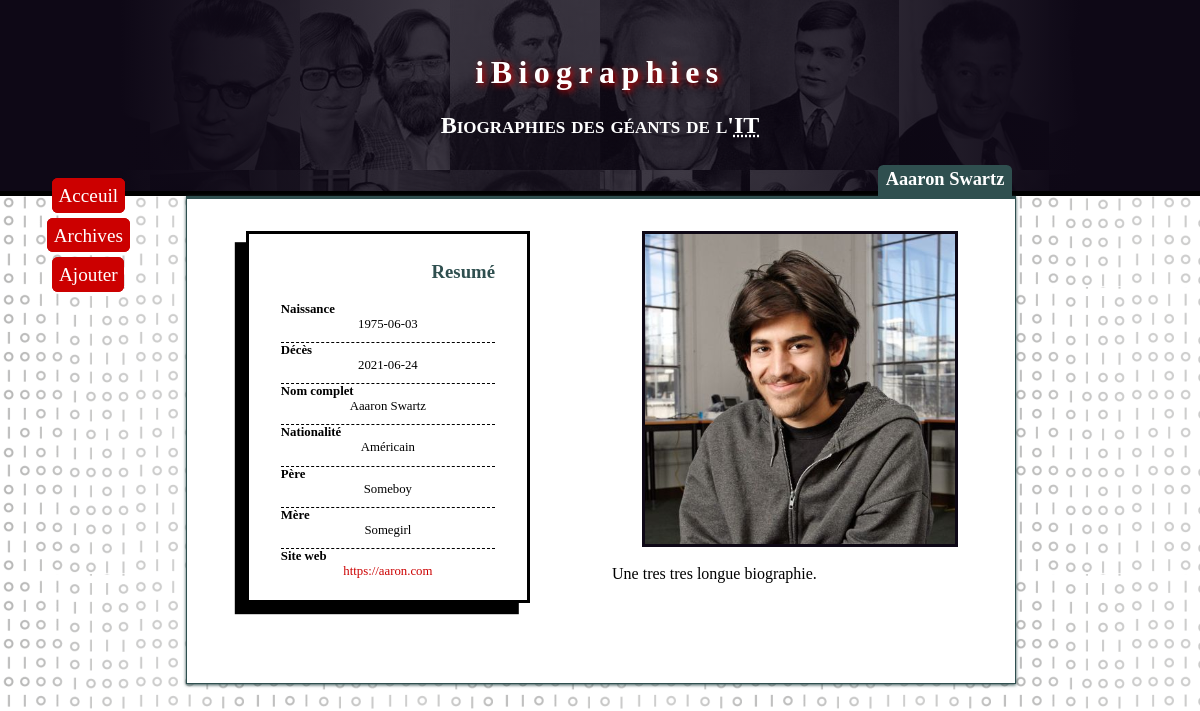
The app's page /biography/8 with its own data.
### tables this page shows
CREATE TABLE personnage (
    id INTEGER PRIMARY KEY AUTOINCREMENT,
    fullname TEXT NOT NULL,
    nationality TEXT NOT NULL,
    long_bio TEXT NOT NULL,
    short_description NOT NULL,
    birthdate,
    deathdate,
    pictureUrl,
    father,
    mother,
    website
);

### app.py (the view)
@app.route('/biography/<int:id>')
def biography(id):
    query = "SELECT * FROM personnage where id = ?"
    results = queryExecution('database.db', query, (id,))
    return render_template('biography.html', results=results)

### app.py (called while the page is built)
def queryExecution(database, query, datas):
    db = sqlite3.connect(database)
    cur = db.cursor()
    cur.execute(query, datas)
    db.commit()
    return cur.fetchall()

### templates/biography.html (shortened to what this page needs)
{% extends 'base.html' %}
{% block body %}
<h2>{{ results[0][1] }}</h2>
<img src="{{ url_for('static', filename='images/' + results[0][7]) }}" alt="404">
<div class="short-bio">
    <h3>Resumé</h3>
    <dl>
        <dt>Naissance</dt> <dd>{{ results[0][5] }}</dd>
        <dt>Décès</dt> <dd>{{ results[0][6] }}</dd>
        <dt>Nom complet</dt> <dd>{{ results[0][1] }}</dd>
        <dt>Nationalité</dt> <dd>{{ results[0][2] }}</dd>
        <dt>Père</dt> <dd>{{ results[0][8] }}</dd>
        <dt>Mère</dt> <dd>{{ results[0][9] }}</dd>
        <dt>Site web</dt> <dd><a href="{{ results[0][10] }}}">{{ results[0][10] }}</a></dd>
    </dl>
</div>
<div class="long-bio">
    {{ results[0][3] }}
</div>
{% endblock %}

### static/style.css (style rules this page uses)
body { font-family: "Quicksand"; }
body { background-image: linear-gradient(rgba(100, 100, 100, .1), rgba(100,100,100,.1)), url(images/bg.png); background-image: url(images/bg.png); font-size: 100%; }
.page_content h2 { position: absolute; background-color: #2f4f4f; border-radius: .3em .3em 0 0; padding: .4em; padding-top: .2em; color: white; top: -2.7em; right: .2em; font-size: 1.15em; }
.page_content > img { border: #0e0816 solid; position: relative; right: -4em; }
.page_content a { color: #c00; text-decoration: none; font-family: Ubuntu; }
.short-bio { float: left; border: black solid; box-shadow: -.7em .7em black; box-sizing: border-box; width: 40%; padding: .5em 2em; margin-right: 3em; margin-bottom: 3em; }
.short-bio dl { font-size: .8em; }
.short-bio h3 { color: #2f4f4f; font-weight: bold; text-align: right; }
.short-bio dt { font-weight: bold; margin-top: .8em; border-top: dashed black 1px; }
.short-bio dl>dt:first-of-type { border-top: none; }
.short-bio dd { text-align: center; margin: 0; padding: 0; }
.long-bio { margin: 1%; padding: 1%; text-indent: 5%; }

### records on screen
personnage: fullname "Aaaron Swartz", pictureUrl (picture), birthdate "1975-06-03", deathdate "2021-06-24", nationality "Américain", father "Someboy", mother "Somegirl", website "https://aaron.com", long_bio "Une tres tres longue biographie."
